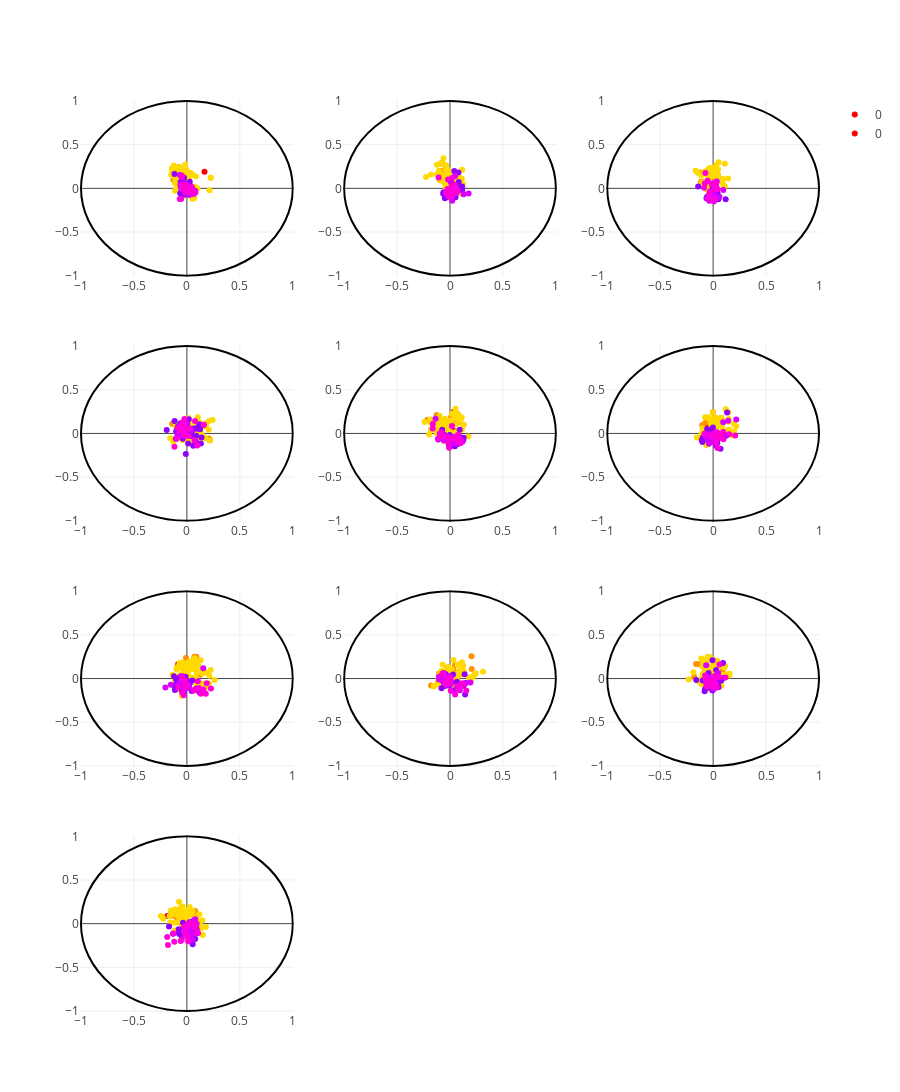

The cell this chart's notebook holds for it:
### Code cell
rotated = rotate_mat(top_levels_avg_norm, top_levels_avg_norm.reshape(1, -1)).reshape(-1)
plot_ball_vectors(rotated_vectors, rotated, hyp_model, labeled_word_dict, ratio_words=1)
